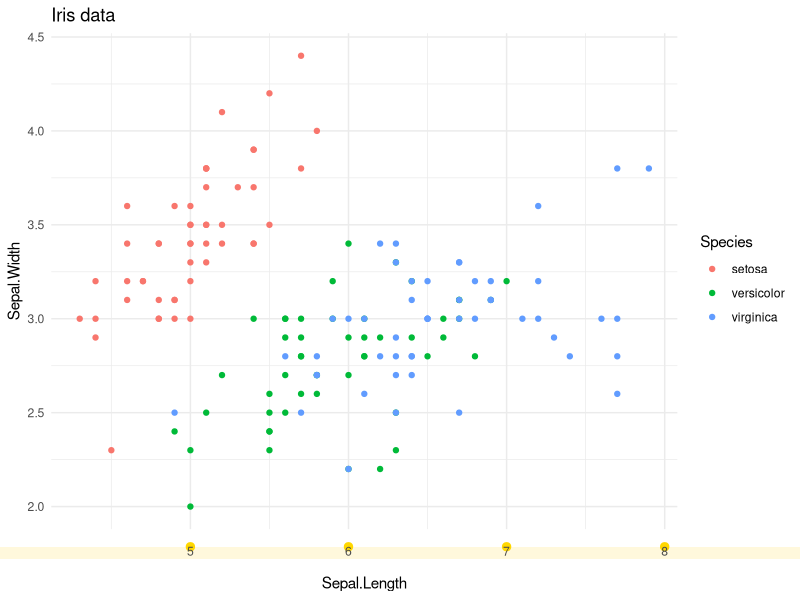
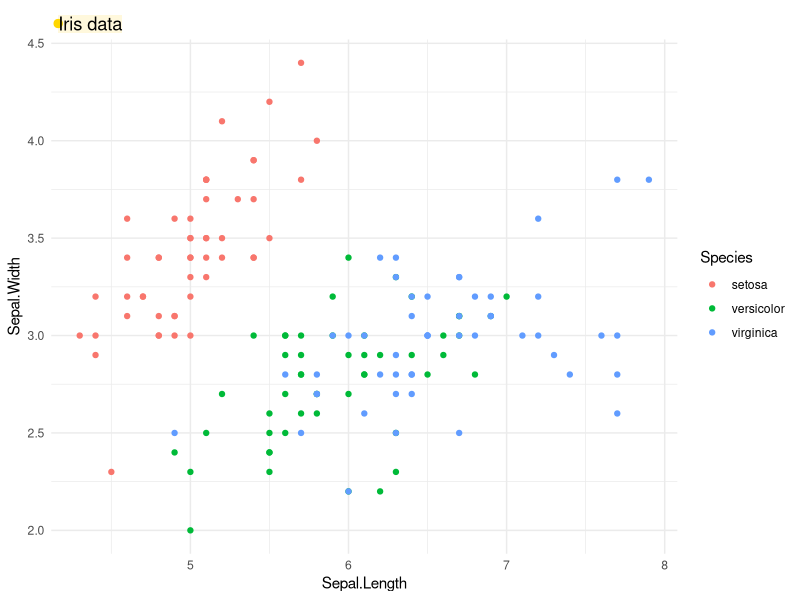
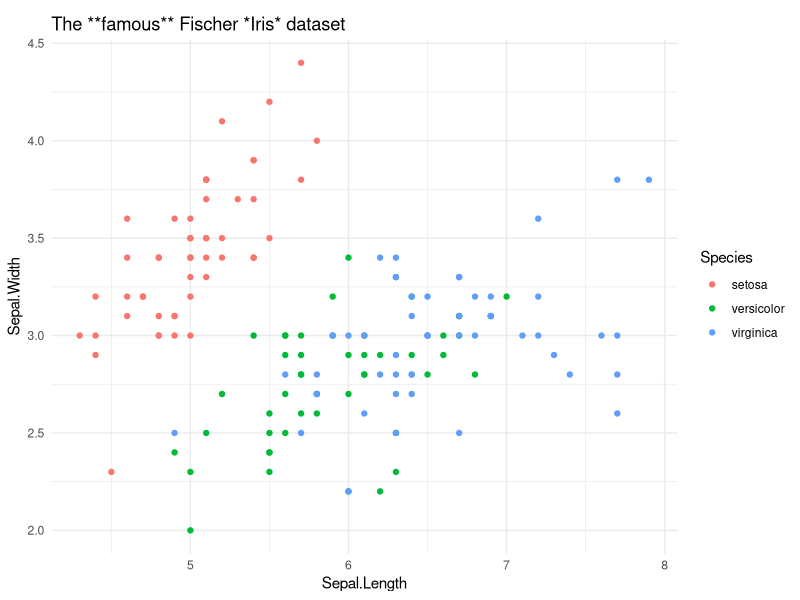

These figures' R source, in order:
library(ggplot2)
library(grid)
library(gridtext)
library(rlang)
library(tibble)

# define new theme element that inherits from `element_text()`
element_label <- function(family = NULL, face = NULL, colour = NULL, size = NULL,
                          hjust = NULL, vjust = NULL, angle = NULL, lineheight = NULL,
                          color = NULL, margin = NULL,
                          debug = FALSE, inherit.blank = FALSE) {
  if (!is.null(color))
    colour <- color
  structure(
    list(
      family = family, face = face, colour = colour,
      size = size, hjust = hjust, vjust = vjust, angle = angle,
      lineheight = lineheight, margin = margin, debug = debug,
      inherit.blank = inherit.blank),
    class = c("element_label", "element_text", "element")
  )
}

# helper function to set up data frame with graphical parameters
list_to_table <- function(l) {
  lengths <- vapply(l, length, numeric(1))

  # remove length 0 cases
  l[lengths == 0L] <- NULL

  do.call(tibble, l)
}

# rendering of the theme element is handled by `labels_grob()`
element_grob.element_label <- function(element, label = "", x = NULL, y = NULL,
                                       family = NULL, face = NULL, colour = NULL, size = NULL,
                                       hjust = NULL, vjust = NULL, angle = NULL, lineheight = NULL,
                                       margin = NULL, margin_x = FALSE, margin_y = FALSE, ...) {
  if (is.null(label))
    return(ggplot2:::zeroGrob())

  vj <- vjust %||% element$vjust
  hj <- hjust %||% element$hjust
  margin <- margin %||% element$margin %||% ggplot2::margin(0, 0, 0, 0)
  angle <- angle %||% element$angle %||% 0

  x <- x %||% hj
  if (!is.unit(x))
    x <- unit(x, "npc")
  y <- y %||% vj
  if (!is.unit(y))
    y <- unit(y, "npc")

  # The gp settings can override element_gp
  gp <- gpar(fontsize = size, col = colour,
             fontfamily = family, fontface = face,
             lineheight = lineheight)
  element_gp <- gpar(fontsize = element$size, col = element$colour,
                     fontfamily = element$family, fontface = element$face,
                     lineheight = element$lineheight)
  gp <- ggplot2:::modify_list(element_gp, gp)

  gl <- list(
    label = label,
    x = x,
    y = y,
    hjust = hj,
    vjust = vj,
    angle = angle,
    color = gp$col,
    fontsize = gp$fontsize,
    fontfamily = gp$fontfamily,
    fontface = gp$fontface,
    lineheight = gp$lineheight,
    padding = list(margin)
  )
  label_data <- list_to_table(gl)

  labels_grob(label_data, debug = element$debug)
}

# draw plot with alternative axis rendering
ggplot(iris, aes(Sepal.Length, Sepal.Width, color = Species)) +
  geom_point() +
  ggtitle("Iris data") +
  theme_minimal() +
  theme(
    axis.text.x = element_label(
      hjust = 0.5, vjust = 1, angle = 0, debug = TRUE,
      margin = ggplot2::margin(10, 2, 10, 2)
    )
  )

# draw plot with alternative title rendering
ggplot(iris, aes(Sepal.Length, Sepal.Width, color = Species)) +
  geom_point() +
  ggtitle("Iris data") +
  theme_minimal() +
  theme(
    plot.title = element_label(
      hjust = 0, vjust = 0.5, angle = 0, debug = TRUE,
      margin = ggplot2::margin(5, 5, 5, 5)
    )
  )

library(ggplot2)
library(grid)
library(gridtext)
library(rlang)

# define new theme element that inherits from `element_text()`
element_markdown <- function(family = NULL, face = NULL, colour = NULL, size = NULL,
                          hjust = NULL, vjust = NULL, angle = NULL, lineheight = NULL,
                          color = NULL, margin = NULL,
                          debug = FALSE, inherit.blank = FALSE) {
  if (!is.null(color))
    colour <- color
  structure(
    list(
      family = family, face = face, colour = colour,
      size = size, hjust = hjust, vjust = vjust, angle = angle,
      lineheight = lineheight, margin = margin, debug = debug,
      inherit.blank = inherit.blank),
    class = c("element_markdown", "element_text", "element")
  )
}

# rendering of the theme element is handled by `labels_grob()`
element_grob.element_markdown <- function(element, label = "", x = NULL, y = NULL,
                                          family = NULL, face = NULL, colour = NULL, size = NULL,
                                          hjust = NULL, vjust = NULL, angle = NULL, lineheight = NULL,
                                          margin = NULL, margin_x = FALSE, margin_y = FALSE, ...) {
  if (is.null(label))
    return(ggplot2:::zeroGrob())

  vj <- vjust %||% element$vjust
  hj <- hjust %||% element$hjust
  margin <- margin %||% element$margin %||% ggplot2::margin(0, 0, 0, 0)
  angle <- angle %||% element$angle %||% 0

  x <- x %||% hj
  if (!is.unit(x))
    x <- unit(x, "npc")
  y <- y %||% vj
  if (!is.unit(y))
    y <- unit(y, "npc")

  markdown_grob(label, x = x, y = y, hjust = hj, vjust = vj, angle = angle,
                padding = margin, debug = element$debug)
}

# draw plot with alternative title rendering
ggplot(iris, aes(Sepal.Length, Sepal.Width, color = Species)) +
  geom_point() +
  ggtitle("The **famous** Fischer *Iris* dataset") +
  theme_minimal() +
  theme(
    plot.title = element_markdown(
      hjust = 0, vjust = 0.5, margin = ggplot2::margin(5, 0, 5, 0)
    )
  )
